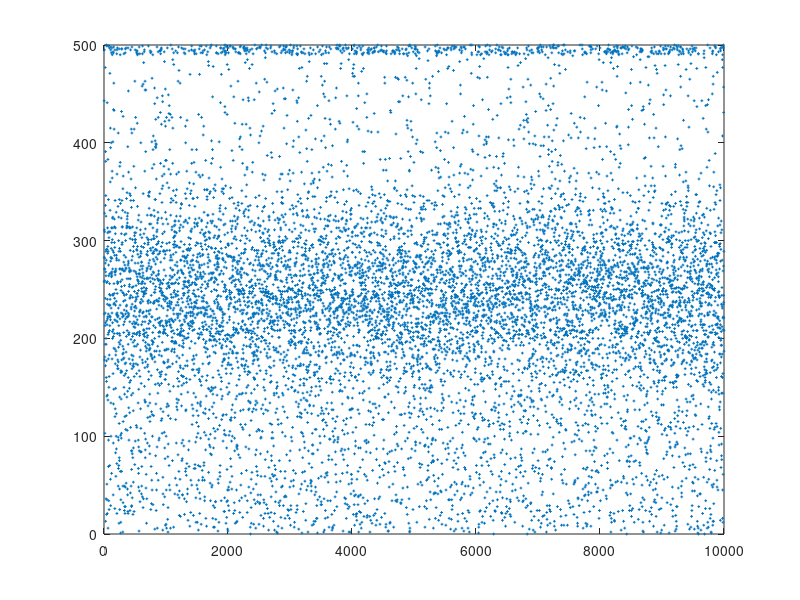

Write MATLAB code to recreate this figure. (Note: this script raises an error after producing the figure.)
%{
@author Keming Li
@sid    11612126
@mail   11612126@mail.sustech.edu.cn

P_hit   = c1 * 1 / ((2 * pi * b)^.5) * e ^(-.5*((z - z_exp)^2)/b)
P_unexp = z < z_exp ? c2 * lambda * exp(-lambda * z) : 0
P_rand  = c3 * 1 / z_max
P_max   = c4 / z_small

1e4 samples
z_max=500
b=50
lambda = .005

1. set alpha1, alpha2, alpha3, alpha4
2. integration to 1, get K
3. get sample function
4. reject sampling

I am lazy to calculate the integration
just let the work done by the computer

originally I normalize the probability density function but I find:

1. if the range is large, then the probability density will be very small
this could lead to the result such that not easy to 
    generate proper random number with rejection sampling method
2. but if we base on the maximum f
   we can reject no that much of the samples and also get the same shape!!

%}

close all
samples_num=1e4;
z_max=500;
z_small=10;
z_exp=250;
b=2500; % \rou ^2
lambda = .0015;
[c1, c2, c3, c4] =deal(10, 10, 4, .1); % c1/alpha1 = c2/alpha2 = c3/alpha3 = c4/alpha4 = s
P_hit   =@(z) c1 / ((2 * pi * b)^.5) * exp(-.5*((z - z_exp)^2)/b);
P_unexp =@(z) c2 * (sign(z_exp-z)+1)/2 * lambda * exp(-lambda * z);
P_rand  =@(z) c3 / z_max;
P_max   =@(z) c4 * (sign(z- (z_max-z_small)) +1)/2;
%{ integration %}
%K=0;
f_max=0;
pd =@(z) (P_hit(z)+P_unexp(z)+P_rand(z)+P_max(z));
for i=0:0.1:z_max
    p=pd(i);
    if p>f_max
        f_max=p;
    end
    %K=K+p;
end

x=zeros(samples_num, 1);
s=0;
for i=1:1:500
    x(i)=pd(i);
    s=s+x(i);
end
plot(1:1:500, x(1:500)./s)
pause(10);

% pd = probability density * K
% we only need the same shape just divide it with f_max instead of K
x=zeros(samples_num, 1);
for i=1:1:samples_num
    %rejection sampling
    x(i)=int16(z_max*rand());
    while rand()>pd(x(i))/f_max
       x(i)=int16(z_max*rand()); 
    end
end
plot(1:1:samples_num, x, '+', 'MarkerSize',2)
pause(10);

h = histogram(x,'Normalization','pdf', 'NumBins',50);
